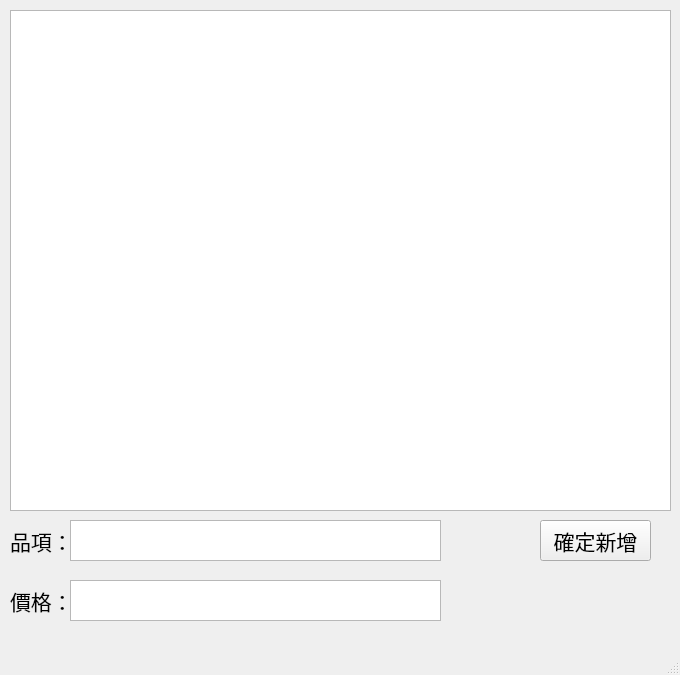
<?xml version="1.0" encoding="UTF-8"?>
<ui version="4.0">
 <class>MainWindow</class>
 <widget class="QMainWindow" name="MainWindow">
  <property name="geometry">
   <rect>
    <x>0</x>
    <y>0</y>
    <width>680</width>
    <height>675</height>
   </rect>
  </property>
  <property name="windowTitle">
   <string>Final_Project</string>
  </property>
  <widget class="QWidget" name="centralwidget">
   <widget class="QTableView" name="tableView">
    <property name="geometry">
     <rect>
      <x>10</x>
      <y>10</y>
      <width>661</width>
      <height>501</height>
     </rect>
    </property>
    <property name="font">
     <font>
      <family>微軟正黑體</family>
      <pointsize>16</pointsize>
     </font>
    </property>
   </widget>
   <widget class="QPlainTextEdit" name="itemTextEdit">
    <property name="geometry">
     <rect>
      <x>70</x>
      <y>520</y>
      <width>371</width>
      <height>41</height>
     </rect>
    </property>
    <property name="font">
     <font>
      <family>Arial</family>
      <pointsize>16</pointsize>
     </font>
    </property>
   </widget>
   <widget class="QPushButton" name="ok">
    <property name="geometry">
     <rect>
      <x>540</x>
      <y>520</y>
      <width>111</width>
      <height>41</height>
     </rect>
    </property>
    <property name="font">
     <font>
      <family>微軟正黑體</family>
      <pointsize>16</pointsize>
     </font>
    </property>
    <property name="text">
     <string>確定新增</string>
    </property>
   </widget>
   <widget class="QPlainTextEdit" name="priceTextEdit">
    <property name="geometry">
     <rect>
      <x>70</x>
      <y>580</y>
      <width>371</width>
      <height>41</height>
     </rect>
    </property>
    <property name="font">
     <font>
      <family>Arial</family>
      <pointsize>16</pointsize>
     </font>
    </property>
   </widget>
   <widget class="QLabel" name="label">
    <property name="geometry">
     <rect>
      <x>10</x>
      <y>520</y>
      <width>101</width>
      <height>41</height>
     </rect>
    </property>
    <property name="font">
     <font>
      <family>微軟正黑體</family>
      <pointsize>16</pointsize>
     </font>
    </property>
    <property name="text">
     <string>品項：</string>
    </property>
   </widget>
   <widget class="QLabel" name="label_2">
    <property name="geometry">
     <rect>
      <x>10</x>
      <y>580</y>
      <width>101</width>
      <height>41</height>
     </rect>
    </property>
    <property name="font">
     <font>
      <family>微軟正黑體</family>
      <pointsize>16</pointsize>
     </font>
    </property>
    <property name="text">
     <string>價格：</string>
    </property>
   </widget>
  </widget>
  <widget class="QMenuBar" name="menubar">
   <property name="geometry">
    <rect>
     <x>0</x>
     <y>0</y>
     <width>680</width>
     <height>21</height>
    </rect>
   </property>
  </widget>
  <widget class="QStatusBar" name="statusbar"/>
 </widget>
 <resources/>
 <connections/>
</ui>
